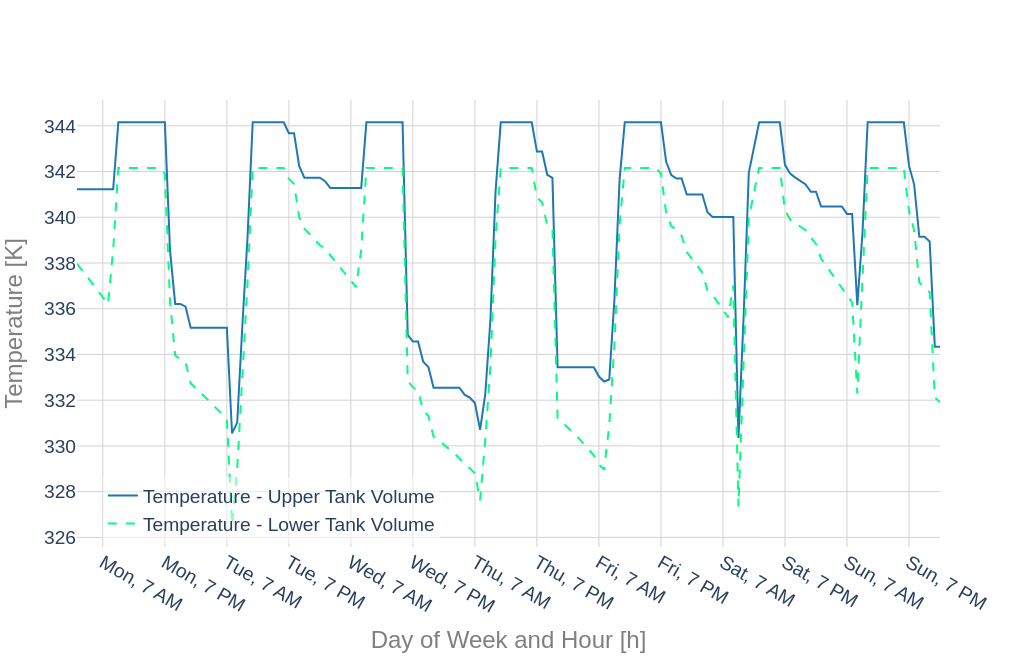

The notebook cell saved with this chart:
### Code cell
# title = 'Individual SWH New, Climate Zone ' + str(int(hot_cz))

fig = Plot(data_headers = [r['t_tank_up'], r['t_tank_low']], \
                 outpath = path, save_image = True, title = '',#'Individual SWH New, Climate Zone ' + str(int(cold_cz)), 
                 label_h = 'Day of Week and Hour [h]', label_v = 'Temperature [K]',\
                 legend = True, duration_curve = False, margin_l = m_l, margin_b = m_b,\
                 notebook_mode = True, width = w, height = h, fontsize = f, legend_x = 0.03, legend_y = 0.01).\
            series(ts_res_indiv_new_hot.loc[first_hour + 1: last_hour,\
                ['day_of_week', r['t_tank_up'], r['t_tank_low']]],  index_in_a_column = 'day_of_week', xtickvals = ts_res_indiv_new_hot['day_of_week'].unique()[6::12], \
                 outfile = 'ts_temps_res_indiv_new_hot.pdf', modes = ['lines', 'lines'], dashes = ['solid','dash'], width=[2,2], \
                   colors = ['rgb(31, 119, 180)', 'rgb(0,255,127)'])

### Figure 1 — Plotly figure (JSON) as saved in the notebook; plotly's stock layout.template omitted (floating-point values rounded to 4 significant figures; data arrays with more than 128 entries replaced by an {"elided": "..."} marker saying what was removed)
{"data": [{"line": {"color": "rgb(31, 119, 180)", "dash": "solid", "width": 2}, "mode": "lines", "name": "Temperature - Upper Tank Volume", "type": "scatter", "x": {"elided": "168 str values"}, "y": {"elided": "168 float values"}}, {"line": {"color": "rgb(0,255,127)", "dash": "dash", "width": 2}, "mode": "lines", "name": "Temperature - Lower Tank Volume", "type": "scatter", "x": {"elided": "168 str values"}, "y": {"elided": "168 float values"}}], "layout": {"font": {"family": "arial", "size": 24}, "height": 660, "legend": {"bgcolor": "rgba(255, 255, 255, 0.5)", "font": {"family": "arial", "size": 19.2}, "x": 0.03, "y": 0.01}, "margin": {"b": 60, "l": 60}, "plot_bgcolor": "white", "showlegend": true, "title": {"font": {"family": "arial", "size": 24}, "text": ""}, "width": 1020, "xaxis": {"autorange": true, "gridcolor": "lightgrey", "range": [0, 167], "tickfont": {"size": 19.2}, "tickvals": ["Mon, 7 AM", "Mon, 7 PM", "Tue, 7 AM", "Tue, 7 PM", "Wed, 7 AM", "Wed, 7 PM", "Thu, 7 AM", "Thu, 7 PM", "Fri, 7 AM", "Fri, 7 PM", "Sat, 7 AM", "Sat, 7 PM", "Sun, 7 AM", "Sun, 7 PM"], "title": {"font": {"color": "#7f7f7f", "size": 24}, "text": "Day of Week and Hour [h]"}, "type": "category"}, "yaxis": {"autorange": true, "gridcolor": "lightgrey", "range": [325.6, 345.1], "tickfont": {"size": 19.2}, "title": {"font": {"color": "#7f7f7f", "size": 24}, "text": "Temperature [K]"}, "type": "linear"}}}
